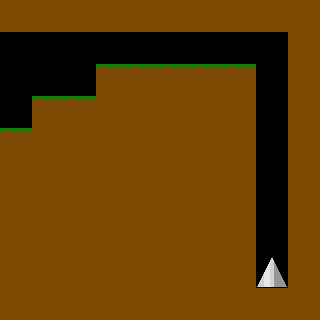

A level layout from a 2D game, rendered from its tile map. Below: a short description, then the map file with its tile-grid data intact:
An orthogonal 10x10 tile map with 32x32 px tiles, 1 tile layer (Tile Layer 1).

<map version="1.0" tiledversion="1.1.3" orientation="orthogonal" renderorder="right-down" width="10" height="10" tilewidth="32" tileheight="32" infinite="0" nextobjectid="1">
 <tileset firstgid="1" source="tilesetti.tsx" />
 <layer name="Tile Layer 1" width="10" height="10">
  <data encoding="csv">
2,2,2,2,2,2,2,2,2,2,
0,0,0,0,0,0,0,0,0,2,
0,0,0,1,1,1,1,1,0,2,
0,1,1,2,2,2,2,2,0,2,
1,2,2,2,2,2,2,2,0,2,
2,2,2,2,2,2,2,2,0,2,
2,2,2,2,2,2,2,2,0,2,
2,2,2,2,2,2,2,2,0,2,
2,2,2,2,2,2,2,2,3,2,
2,2,2,2,2,2,2,2,2,2
</data>
 </layer>
</map>
